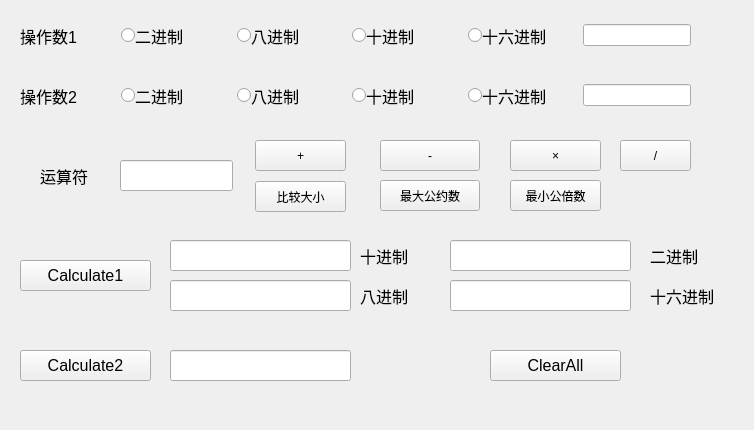
<?xml version="1.0" encoding="UTF-8"?>
<ui version="4.0">
 <class>jzys_widget</class>
 <widget class="QWidget" name="jzys_widget">
  <property name="geometry">
   <rect>
    <x>0</x>
    <y>0</y>
    <width>754</width>
    <height>430</height>
   </rect>
  </property>
  <property name="windowTitle">
   <string>Form</string>
  </property>
  <property name="styleSheet">
   <string notr="true">background-image: url(:/image/big_background.png);</string>
  </property>
  <widget class="QWidget" name="widget" native="true">
   <property name="geometry">
    <rect>
     <x>0</x>
     <y>0</y>
     <width>801</width>
     <height>451</height>
    </rect>
   </property>
   <widget class="QPushButton" name="btn_calculate2">
    <property name="geometry">
     <rect>
      <x>20</x>
      <y>350</y>
      <width>131</width>
      <height>31</height>
     </rect>
    </property>
    <property name="minimumSize">
     <size>
      <width>80</width>
      <height>20</height>
     </size>
    </property>
    <property name="maximumSize">
     <size>
      <width>200</width>
      <height>50</height>
     </size>
    </property>
    <property name="font">
     <font>
      <family>Arial</family>
      <pointsize>12</pointsize>
     </font>
    </property>
    <property name="text">
     <string>Calculate2</string>
    </property>
   </widget>
   <widget class="QWidget" name="widget_2" native="true">
    <property name="geometry">
     <rect>
      <x>20</x>
      <y>70</y>
      <width>671</width>
      <height>51</height>
     </rect>
    </property>
    <property name="styleSheet">
     <string notr="true">background-image: url(:/image/big_background.png);</string>
    </property>
    <layout class="QHBoxLayout" name="horizontalLayout_2" stretch="5,0,5,0,5,0,5,0,5,0">
     <property name="spacing">
      <number>0</number>
     </property>
     <property name="rightMargin">
      <number>0</number>
     </property>
     <item>
      <widget class="QLabel" name="label_num2">
       <property name="font">
        <font>
         <family>Arial</family>
         <pointsize>12</pointsize>
        </font>
       </property>
       <property name="text">
        <string>操作数2</string>
       </property>
      </widget>
     </item>
     <item>
      <widget class="QRadioButton" name="radioButton_22">
       <property name="text">
        <string/>
       </property>
      </widget>
     </item>
     <item>
      <widget class="QLabel" name="label_22">
       <property name="font">
        <font>
         <family>Arial</family>
         <pointsize>12</pointsize>
        </font>
       </property>
       <property name="text">
        <string>二进制</string>
       </property>
      </widget>
     </item>
     <item>
      <widget class="QRadioButton" name="radioButton_28">
       <property name="text">
        <string/>
       </property>
      </widget>
     </item>
     <item>
      <widget class="QLabel" name="label_28">
       <property name="font">
        <font>
         <family>Arial</family>
         <pointsize>12</pointsize>
        </font>
       </property>
       <property name="text">
        <string>八进制</string>
       </property>
      </widget>
     </item>
     <item>
      <widget class="QRadioButton" name="radioButton_20">
       <property name="text">
        <string/>
       </property>
      </widget>
     </item>
     <item>
      <widget class="QLabel" name="label_20">
       <property name="font">
        <font>
         <family>Arial</family>
         <pointsize>12</pointsize>
        </font>
       </property>
       <property name="text">
        <string>十进制</string>
       </property>
      </widget>
     </item>
     <item>
      <widget class="QRadioButton" name="radioButton_26">
       <property name="text">
        <string/>
       </property>
      </widget>
     </item>
     <item>
      <widget class="QLabel" name="label_26">
       <property name="font">
        <font>
         <family>Arial</family>
         <pointsize>12</pointsize>
        </font>
       </property>
       <property name="text">
        <string>十六进制</string>
       </property>
      </widget>
     </item>
     <item>
      <widget class="QLineEdit" name="lineEdit_num2"/>
     </item>
    </layout>
   </widget>
   <widget class="QLineEdit" name="lineEdit_6">
    <property name="geometry">
     <rect>
      <x>170</x>
      <y>350</y>
      <width>181</width>
      <height>31</height>
     </rect>
    </property>
   </widget>
   <widget class="QLineEdit" name="lineEdit_sixteen">
    <property name="geometry">
     <rect>
      <x>450</x>
      <y>280</y>
      <width>181</width>
      <height>31</height>
     </rect>
    </property>
   </widget>
   <widget class="QLabel" name="label_36">
    <property name="geometry">
     <rect>
      <x>650</x>
      <y>280</y>
      <width>101</width>
      <height>31</height>
     </rect>
    </property>
    <property name="font">
     <font>
      <family>Arial</family>
      <pointsize>12</pointsize>
     </font>
    </property>
    <property name="text">
     <string>十六进制</string>
    </property>
   </widget>
   <widget class="QLineEdit" name="lineEdit_eight">
    <property name="geometry">
     <rect>
      <x>170</x>
      <y>280</y>
      <width>181</width>
      <height>31</height>
     </rect>
    </property>
   </widget>
   <widget class="QLabel" name="label_30">
    <property name="geometry">
     <rect>
      <x>360</x>
      <y>240</y>
      <width>81</width>
      <height>31</height>
     </rect>
    </property>
    <property name="font">
     <font>
      <family>Arial</family>
      <pointsize>12</pointsize>
     </font>
    </property>
    <property name="text">
     <string>十进制</string>
    </property>
   </widget>
   <widget class="QPushButton" name="btn_calculate1">
    <property name="geometry">
     <rect>
      <x>20</x>
      <y>260</y>
      <width>131</width>
      <height>31</height>
     </rect>
    </property>
    <property name="minimumSize">
     <size>
      <width>80</width>
      <height>20</height>
     </size>
    </property>
    <property name="maximumSize">
     <size>
      <width>200</width>
      <height>80</height>
     </size>
    </property>
    <property name="font">
     <font>
      <family>Arial</family>
      <pointsize>12</pointsize>
     </font>
    </property>
    <property name="text">
     <string>Calculate1</string>
    </property>
   </widget>
   <widget class="QLineEdit" name="lineEdit_ten">
    <property name="geometry">
     <rect>
      <x>170</x>
      <y>240</y>
      <width>181</width>
      <height>31</height>
     </rect>
    </property>
   </widget>
   <widget class="QLabel" name="label_38">
    <property name="geometry">
     <rect>
      <x>360</x>
      <y>280</y>
      <width>91</width>
      <height>31</height>
     </rect>
    </property>
    <property name="font">
     <font>
      <family>Arial</family>
      <pointsize>12</pointsize>
     </font>
    </property>
    <property name="text">
     <string>八进制</string>
    </property>
   </widget>
   <widget class="QLineEdit" name="lineEdit_two">
    <property name="geometry">
     <rect>
      <x>450</x>
      <y>240</y>
      <width>181</width>
      <height>31</height>
     </rect>
    </property>
   </widget>
   <widget class="QWidget" name="widget_3" native="true">
    <property name="geometry">
     <rect>
      <x>20</x>
      <y>10</y>
      <width>671</width>
      <height>51</height>
     </rect>
    </property>
    <property name="styleSheet">
     <string notr="true">background-image: url(:/image/big_background.png);</string>
    </property>
    <layout class="QHBoxLayout" name="horizontalLayout" stretch="5,0,5,0,5,0,5,0,5,0">
     <property name="spacing">
      <number>0</number>
     </property>
     <property name="rightMargin">
      <number>0</number>
     </property>
     <item>
      <widget class="QLabel" name="label_num1">
       <property name="font">
        <font>
         <family>Arial</family>
         <pointsize>12</pointsize>
        </font>
       </property>
       <property name="text">
        <string>操作数1</string>
       </property>
      </widget>
     </item>
     <item>
      <widget class="QRadioButton" name="radioButton_12">
       <property name="acceptDrops">
        <bool>false</bool>
       </property>
       <property name="text">
        <string/>
       </property>
      </widget>
     </item>
     <item>
      <widget class="QLabel" name="label_12">
       <property name="font">
        <font>
         <family>Arial</family>
         <pointsize>12</pointsize>
        </font>
       </property>
       <property name="text">
        <string>二进制</string>
       </property>
      </widget>
     </item>
     <item>
      <widget class="QRadioButton" name="radioButton_18">
       <property name="text">
        <string/>
       </property>
      </widget>
     </item>
     <item>
      <widget class="QLabel" name="label_18">
       <property name="font">
        <font>
         <family>Arial</family>
         <pointsize>12</pointsize>
        </font>
       </property>
       <property name="text">
        <string>八进制</string>
       </property>
      </widget>
     </item>
     <item>
      <widget class="QRadioButton" name="radioButton_10">
       <property name="text">
        <string/>
       </property>
      </widget>
     </item>
     <item>
      <widget class="QLabel" name="label_10">
       <property name="font">
        <font>
         <family>Arial</family>
         <pointsize>12</pointsize>
        </font>
       </property>
       <property name="text">
        <string>十进制</string>
       </property>
      </widget>
     </item>
     <item>
      <widget class="QRadioButton" name="radioButton_16">
       <property name="text">
        <string/>
       </property>
      </widget>
     </item>
     <item>
      <widget class="QLabel" name="label_17">
       <property name="font">
        <font>
         <family>Arial</family>
         <pointsize>12</pointsize>
        </font>
       </property>
       <property name="text">
        <string>十六进制</string>
       </property>
      </widget>
     </item>
     <item>
      <widget class="QLineEdit" name="lineEdit_num1"/>
     </item>
    </layout>
   </widget>
   <widget class="QWidget" name="widget_4" native="true">
    <property name="geometry">
     <rect>
      <x>20</x>
      <y>130</y>
      <width>671</width>
      <height>91</height>
     </rect>
    </property>
    <property name="styleSheet">
     <string notr="true">background-image: url(:/image/big_background.png);</string>
    </property>
    <widget class="QLabel" name="label_operator">
     <property name="geometry">
      <rect>
       <x>20</x>
       <y>20</y>
       <width>81</width>
       <height>51</height>
      </rect>
     </property>
     <property name="font">
      <font>
       <family>Arial</family>
       <pointsize>12</pointsize>
      </font>
     </property>
     <property name="text">
      <string>运算符</string>
     </property>
    </widget>
    <widget class="QPushButton" name="btn_add">
     <property name="geometry">
      <rect>
       <x>235</x>
       <y>10</y>
       <width>91</width>
       <height>31</height>
      </rect>
     </property>
     <property name="minimumSize">
      <size>
       <width>50</width>
       <height>20</height>
      </size>
     </property>
     <property name="maximumSize">
      <size>
       <width>100</width>
       <height>50</height>
      </size>
     </property>
     <property name="text">
      <string>+</string>
     </property>
    </widget>
    <widget class="QPushButton" name="btn_sub">
     <property name="geometry">
      <rect>
       <x>360</x>
       <y>10</y>
       <width>100</width>
       <height>31</height>
      </rect>
     </property>
     <property name="minimumSize">
      <size>
       <width>50</width>
       <height>20</height>
      </size>
     </property>
     <property name="maximumSize">
      <size>
       <width>100</width>
       <height>50</height>
      </size>
     </property>
     <property name="text">
      <string>-</string>
     </property>
    </widget>
    <widget class="QPushButton" name="btn_mult">
     <property name="geometry">
      <rect>
       <x>490</x>
       <y>10</y>
       <width>91</width>
       <height>31</height>
      </rect>
     </property>
     <property name="minimumSize">
      <size>
       <width>50</width>
       <height>20</height>
      </size>
     </property>
     <property name="maximumSize">
      <size>
       <width>100</width>
       <height>50</height>
      </size>
     </property>
     <property name="text">
      <string>×</string>
     </property>
    </widget>
    <widget class="QPushButton" name="btn_div">
     <property name="geometry">
      <rect>
       <x>600</x>
       <y>10</y>
       <width>71</width>
       <height>31</height>
      </rect>
     </property>
     <property name="minimumSize">
      <size>
       <width>50</width>
       <height>20</height>
      </size>
     </property>
     <property name="maximumSize">
      <size>
       <width>100</width>
       <height>50</height>
      </size>
     </property>
     <property name="text">
      <string>/</string>
     </property>
    </widget>
    <widget class="QPushButton" name="btn_compare">
     <property name="geometry">
      <rect>
       <x>235</x>
       <y>51</y>
       <width>91</width>
       <height>31</height>
      </rect>
     </property>
     <property name="minimumSize">
      <size>
       <width>50</width>
       <height>20</height>
      </size>
     </property>
     <property name="maximumSize">
      <size>
       <width>100</width>
       <height>50</height>
      </size>
     </property>
     <property name="text">
      <string>比较大小</string>
     </property>
    </widget>
    <widget class="QPushButton" name="btn_max">
     <property name="geometry">
      <rect>
       <x>360</x>
       <y>50</y>
       <width>100</width>
       <height>31</height>
      </rect>
     </property>
     <property name="minimumSize">
      <size>
       <width>50</width>
       <height>20</height>
      </size>
     </property>
     <property name="maximumSize">
      <size>
       <width>100</width>
       <height>50</height>
      </size>
     </property>
     <property name="text">
      <string>最大公约数</string>
     </property>
    </widget>
    <widget class="QPushButton" name="btn_min">
     <property name="geometry">
      <rect>
       <x>490</x>
       <y>50</y>
       <width>91</width>
       <height>31</height>
      </rect>
     </property>
     <property name="minimumSize">
      <size>
       <width>50</width>
       <height>20</height>
      </size>
     </property>
     <property name="maximumSize">
      <size>
       <width>100</width>
       <height>50</height>
      </size>
     </property>
     <property name="text">
      <string>最小公倍数</string>
     </property>
    </widget>
    <widget class="QLineEdit" name="lineEdit_fh">
     <property name="geometry">
      <rect>
       <x>100</x>
       <y>30</y>
       <width>113</width>
       <height>31</height>
      </rect>
     </property>
    </widget>
   </widget>
   <widget class="QLabel" name="label_32">
    <property name="geometry">
     <rect>
      <x>650</x>
      <y>240</y>
      <width>91</width>
      <height>31</height>
     </rect>
    </property>
    <property name="font">
     <font>
      <family>Arial</family>
      <pointsize>12</pointsize>
     </font>
    </property>
    <property name="text">
     <string>二进制</string>
    </property>
   </widget>
   <widget class="QPushButton" name="btn_clearall">
    <property name="geometry">
     <rect>
      <x>490</x>
      <y>350</y>
      <width>131</width>
      <height>31</height>
     </rect>
    </property>
    <property name="minimumSize">
     <size>
      <width>80</width>
      <height>20</height>
     </size>
    </property>
    <property name="maximumSize">
     <size>
      <width>200</width>
      <height>80</height>
     </size>
    </property>
    <property name="font">
     <font>
      <family>Arial</family>
      <pointsize>12</pointsize>
     </font>
    </property>
    <property name="text">
     <string>ClearAll</string>
    </property>
   </widget>
  </widget>
 </widget>
 <resources/>
 <connections/>
</ui>
